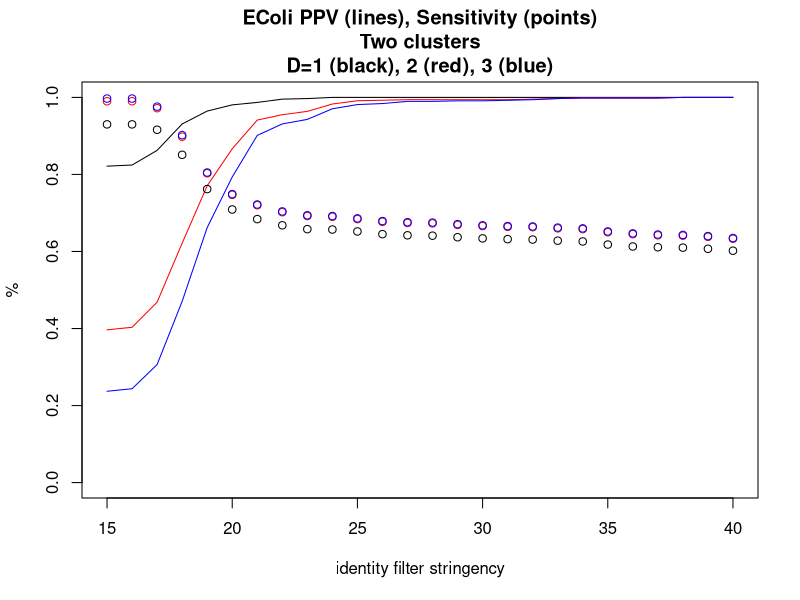
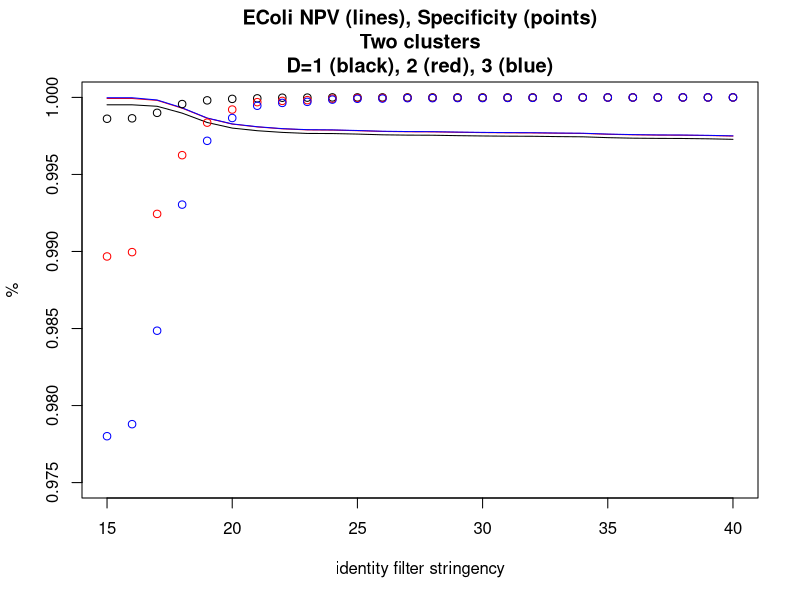
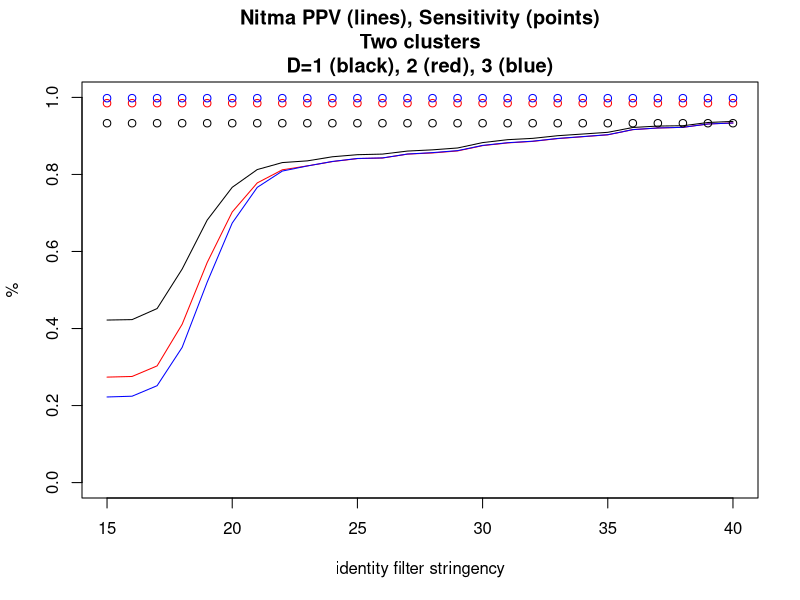
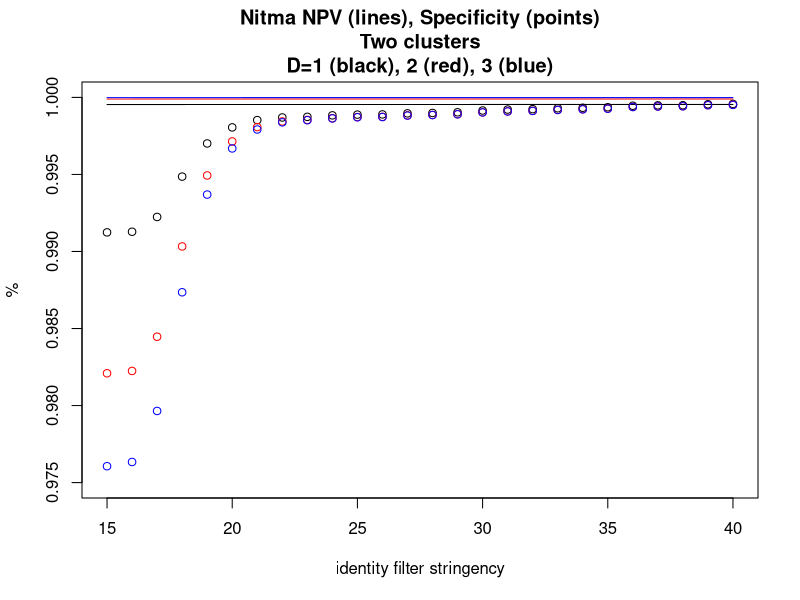
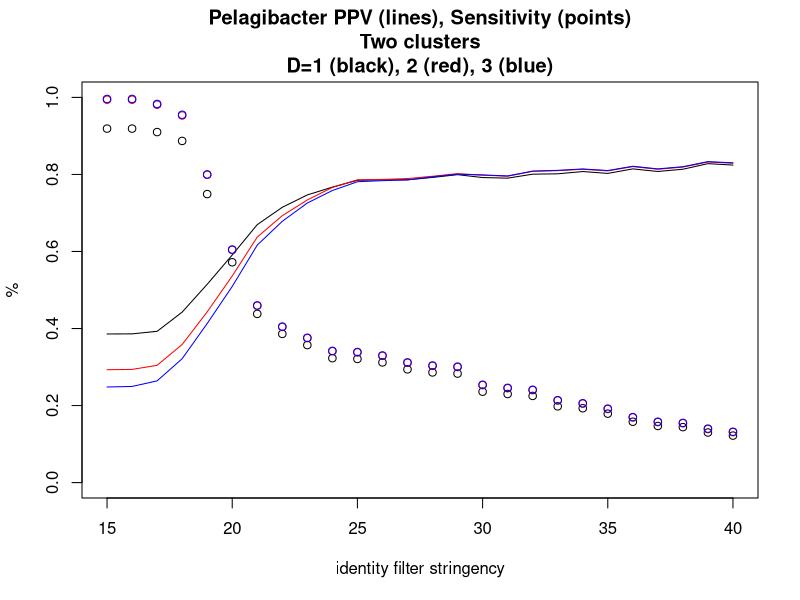
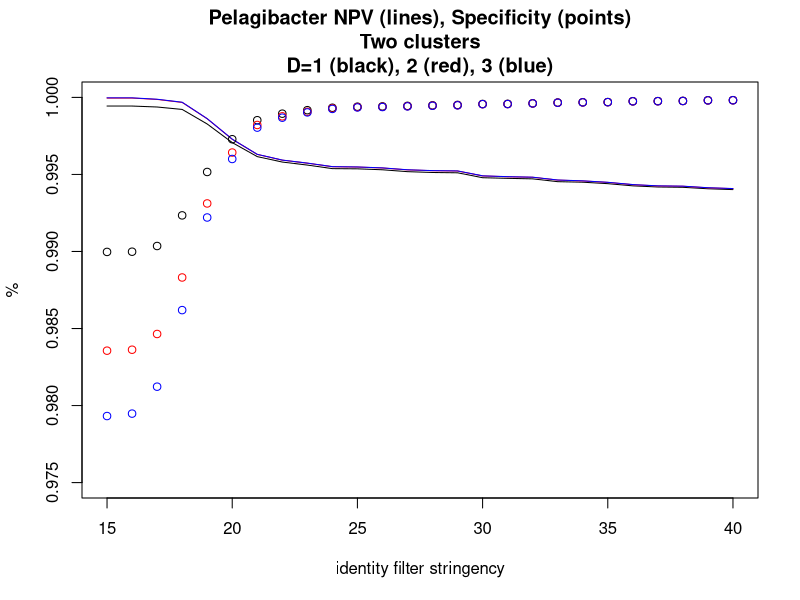

The R source for these figures, in order:
## ---- chunk 1
ecoli = read.table("ecoliErrs1.tsv",row.names=NULL)[,-1] 
nitma = read.table("nitmaErrs1.tsv",row.names=NULL)[,-1] 
pelag = read.table("pelagErrs1.tsv",row.names=NULL)[,-1] 
## ---- chunk 2
ppv = function(errs,orgStr)
{
idx = 2*(1:156)-1
PPV = errs[idx,]
PPVD1K2 = PPV[ (PPV[,2] == 2) * (PPV[,3] == 1) > 0 , 6 ]
PPVD2K2 = PPV[ (PPV[,2] == 2) * (PPV[,3] == 2) > 0 , 6 ]
PPVD3K2 = PPV[ (PPV[,2] == 2) * (PPV[,3] == 3) > 0 , 6 ]
Sens = errs[idx, 4 ] / rowSums(errs[ idx , 4:5 ])
SensD1K2 = Sens[ (errs[idx,2] == 2) * (errs[idx,3] == 1) > 0 ]
SensD2K2 = Sens[ (errs[idx,2] == 2) * (errs[idx,3] == 2) > 0 ]
SensD3K2 = Sens[ (errs[idx,2] == 2) * (errs[idx,3] == 3) > 0 ]
plot( 15:40 , PPVD1K2 , ylim=c(0,1) , type='l' , ylab="%" , xlab="identity filter stringency" , main=paste(orgStr,"PPV (lines), Sensitivity (points)\nTwo clusters\nD=1 (black), 2 (red), 3 (blue)") ) 
lines( 15:40 , PPVD2K2 , col="red" ) 
lines( 15:40 , PPVD3K2 , col="blue" ) 
points( 15:40 , SensD1K2 )
points( 15:40 , SensD2K2 , col="red" )
points( 15:40 , SensD3K2 , col="blue" )
}

npv = function(errs,orgStr)
{
idx = 2*(1:156)
PPV = errs[idx,]
PPVD1K2 = PPV[ (PPV[,2] == 2) * (PPV[,3] == 1) > 0 , 6 ]
PPVD2K2 = PPV[ (PPV[,2] == 2) * (PPV[,3] == 2) > 0 , 6 ]
PPVD3K2 = PPV[ (PPV[,2] == 2) * (PPV[,3] == 3) > 0 , 6 ]
Sens = errs[idx, 5 ] / rowSums(errs[ idx , 4:5 ])
SensD1K2 = Sens[ (errs[idx,2] == 2) * (errs[idx,3] == 1) > 0 ]
SensD2K2 = Sens[ (errs[idx,2] == 2) * (errs[idx,3] == 2) > 0 ]
SensD3K2 = Sens[ (errs[idx,2] == 2) * (errs[idx,3] == 3) > 0 ]
plot( 15:40 , PPVD1K2 , ylim=c(0.975,1) , type='l' , ylab="%" , xlab="identity filter stringency" , main=paste(orgStr,"NPV (lines), Specificity (points)\nTwo clusters\nD=1 (black), 2 (red), 3 (blue)") ) 
lines( 15:40 , PPVD2K2 , col="red" ) 
lines( 15:40 , PPVD3K2 , col="blue" ) 
points( 15:40 , SensD1K2 )
points( 15:40 , SensD2K2 , col="red" )
points( 15:40 , SensD3K2 , col="blue" )
}
## ---- chunk 3
ppv(ecoli, "EColi")
## ---- chunk 4
npv(ecoli, "EColi")
## ---- chunk 5
ppv(nitma,"Nitma")
## ---- chunk 6
npv(nitma,"Nitma")
## ---- chunk 7
ppv(pelag,"Pelagibacter")
## ---- chunk 8
npv(pelag,"Pelagibacter")
